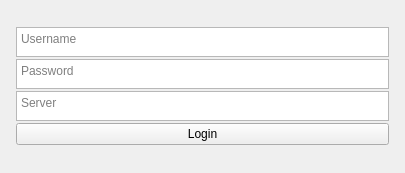
<?xml version="1.0" encoding="UTF-8"?>
<ui version="4.0">
 <class>Form</class>
 <widget class="QWidget" name="Form">
  <property name="geometry">
   <rect>
    <x>0</x>
    <y>0</y>
    <width>405</width>
    <height>173</height>
   </rect>
  </property>
  <property name="windowTitle">
   <string>Form</string>
  </property>
  <layout class="QGridLayout" name="gridLayout_2">
   <item row="0" column="0">
    <layout class="QVBoxLayout" name="verticalLayout">
     <property name="spacing">
      <number>2</number>
     </property>
     <property name="leftMargin">
      <number>5</number>
     </property>
     <property name="topMargin">
      <number>5</number>
     </property>
     <property name="rightMargin">
      <number>5</number>
     </property>
     <property name="bottomMargin">
      <number>5</number>
     </property>
     <item>
      <widget class="QPlainTextEdit" name="usernameInput">
       <property name="maximumSize">
        <size>
         <width>16777215</width>
         <height>30</height>
        </size>
       </property>
       <property name="placeholderText">
        <string>Username</string>
       </property>
      </widget>
     </item>
     <item>
      <widget class="QPlainTextEdit" name="passwordInput">
       <property name="maximumSize">
        <size>
         <width>16777215</width>
         <height>30</height>
        </size>
       </property>
       <property name="placeholderText">
        <string>Password</string>
       </property>
      </widget>
     </item>
     <item>
      <widget class="QPlainTextEdit" name="serverInput">
       <property name="maximumSize">
        <size>
         <width>16777215</width>
         <height>30</height>
        </size>
       </property>
       <property name="placeholderText">
        <string>Server</string>
       </property>
      </widget>
     </item>
     <item>
      <widget class="QPushButton" name="loginButton">
       <property name="text">
        <string>Login</string>
       </property>
      </widget>
     </item>
    </layout>
   </item>
  </layout>
 </widget>
 <resources/>
 <connections/>
</ui>
